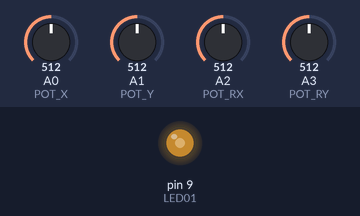
This sketch was run on a simulated Arduino Leonardo, built with avr-gcc and run on an emulated ATmega32U4. On the bench: output pins drawn as LEDs (lit = HIGH). Inputs (shaded band) come from the test bench; at power-on: A3 (POT_RY) = 512, A0 (POT_X) = 512, A1 (POT_Y) = 512, A2 (POT_RX) = 512. USB keyboard and mouse output is not drawn.

Above: at 1.2 s.
1.3 s: A3 (POT_RY) set to 716
At 1.9 s:
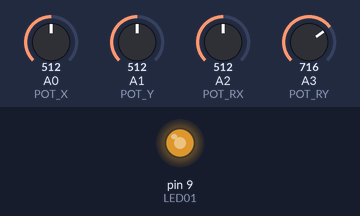
2.8 s: A3 (POT_RY) set to 992
At 4.0 s:
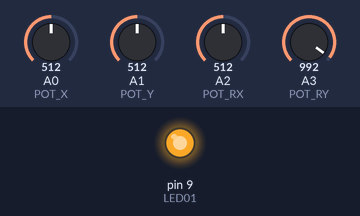
4.3 s: A3 (POT_RY) set to 30
At 5.4 s:
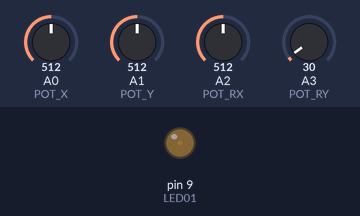
Timing chart, 0 to 7.3 s (numbered marks = the images above; inputs shaded):
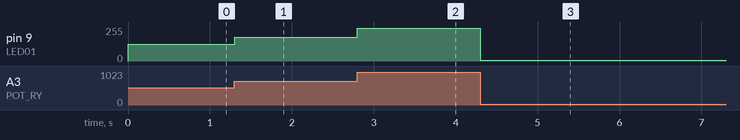

Measured:
- after the input at 1.3 s, pin 9 (LED01): 127/255 → 178/255 at once
- after the input at 2.8 s, pin 9 (LED01): 178/255 → 247/255 at once
- after the input at 4.3 s, pin 9 (LED01): 247/255 → 7/255 at once

The sketch:

Joystick_F16-ICP.ino
```cpp
// F16-ICP Joystick by Chingkhei Nganba Sapam
// Ref Credit : Les O/Reilly
//
// 4 - Analog Axis for potentiometers.
// 32 - Buttons as Matrix but only 31 will be used as buttons.
//
//
// R4:C5 - Led1 and Led2 Control (states: 0-off, 1-on (Led01), 2-on (Led02))
//
//


#include <Keypad.h>
#include <Joystick.h>

#define NUMBUTTONS 32
#define NUMROWS 4
#define NUMCOLS 8
#define NUMHATS 0
#define LED_ROW 3
#define LED_COL 4
#define UPDATEAXIS 1000
#define LED_BUTTON 0
#define TOGGLE02_DN 23

//set AXIS positions
int VAL_X = 0;
int VAL_Y = 0;
int VAL_RX = 0;
int VAL_RY = 0;
long LASTMIL = 0;

byte POT_X = A0;
byte POT_Y = A1;
byte POT_RX = A2;
byte POT_RY = A3;
byte LED01 = 9;
byte LED02 = 0;

byte ledSwitch = 0;
int potVal = 0;
int potValX = 0;
int potValY = 0;
int potValRx = 0;
int potValRy = 0;

byte backlitMode = 0; // 0: off, 1: dim LED, 2: bright LED

unsigned long prevTime = millis();
unsigned long curTime = millis();

//define the symbols on the buttons of the keypads
byte buttons[NUMROWS][NUMCOLS] = {
  { 0, 1, 2, 3, 4, 5, 6, 7},
  { 8, 9,10,11,12,13,14,15},
  {16,17,18,19,20,21,22,23},
  {24,25,26,27,28,29,30,31},
};

byte rowPins[NUMROWS] = {10,16,14,15}; //connect to the row pinouts of the keypad
byte colPins[NUMCOLS] = {1,2,3,4,5,6,7,8}; //connect to the column pinouts of the keypad

Keypad buttIPC = Keypad( makeKeymap(buttons), rowPins, colPins, NUMROWS, NUMCOLS);

//initialize an Joystick with 32 buttons;
Joystick_ Joystick(JOYSTICK_DEFAULT_REPORT_ID,
  JOYSTICK_TYPE_JOYSTICK, NUMBUTTONS, NUMHATS,
  true, true, false, true, true, false,
  false, false, false, false, false);

void setup() {
  /**
  pinMode(LED01, OUTPUT);
  pinMode(LED02, OUTPUT);
  **/
  // initialize serial communication at 9600 bits per second:
  Serial.begin(9600);

  analogWrite(LED01, 125);

  // put your setup code here, to run once:
  Joystick.setXAxisRange(0, 1023);
  Joystick.setYAxisRange(0, 1023);
  Joystick.setRxAxisRange(0, 1023);
  Joystick.setRyAxisRange(0, 1023);
  Joystick.begin();

  // initialize the pots
  //potVal = analogRead(POT_X);
  Joystick.setXAxis(1);
  //VAL_X = potVal;

  //potVal = analogRead(POT_Y);
  Joystick.setYAxis(1);
  //VAL_Y = potVal;

  //potVal = analogRead(POT_RX);
  Joystick.setRxAxis(1);
  //VAL_RX = potVal;

  //potVal = analogRead(POT_RY);
  Joystick.setRxAxis(1);
  //VAL_RY = potVal;

}

void loop() {
  // put your main code here, to run repeatedly:
  CheckAllButtons();
  CheckAllAxis();
}

void CheckAllAxis(void) {
  // Check and update the position of all axis.
  //curTime = millis();

  potValX = analogRead(POT_X);
  if ( potValX != VAL_X ) {
    Joystick.setXAxis(potValX);
    VAL_X = potValX;
  }


  potValY = analogRead(POT_Y);
  if ( potValY != VAL_Y ) {
    Joystick.setYAxis(potValY);
    VAL_Y = potValY;
  }

  potValRx = analogRead(POT_RX);
  if ( potValRx != VAL_RX ) {
    Joystick.setRxAxis(potValRx);
    VAL_RX = potValRx;
  }

  potValRy = analogRead(POT_RY);
  if ( potValRy != VAL_RY ) {
    Joystick.setRyAxis(potValRy);
    VAL_RY = potValRy;
    int intensity = map(potValRy, 0, 1023, 0, 255);
    analogWrite(LED01, intensity);
  }

}

/**
void UpdateLedBacklit(void) {
  backlitMode = (backlitMode + 1)%3;
  analogWrite(LED01, intensity);
  switch (backlitMode) {
    case 0:
          digitalWrite(LED01, LOW);
          digitalWrite(LED02, LOW);
          break;
    case 1:
          digitalWrite(LED01, HIGH);
          digitalWrite(LED02, LOW);
          break;
    case 2:
          digitalWrite(LED01, LOW);
          digitalWrite(LED02, HIGH);
          break;
  }
}
**/

void CheckAllButtons(void) {

    if (buttIPC.getKeys())
    {
       for (int i=0; i<LIST_MAX; i++)   // Scan the whole key list.
        {
           if ( buttIPC.key[i].stateChanged )   // Only find keys that have changed state.
            {
              byte key_val = byte(buttIPC.key[i].kchar);
            switch (buttIPC.key[i].kstate) {  // Report active key state : IDLE, PRESSED, HOLD, or RELEASED
                    case PRESSED:
                    case HOLD:
                              Joystick.setButton(buttIPC.key[i].kchar, 1);

                              Serial.println(key_val);
                              /**
                              switch ( key_val ) {
                                case 22:
                                case 23:
                                case 29:
                                case 30:
                                      // Toggle Latch Switch so release it after 100ms
                                      delay(100);
                                      Joystick.setButton(buttIPC.key[i].kchar, 0);
                              }
                              **/
                              break;
                    case RELEASED:
                    case IDLE:
                              Joystick.setButton(buttIPC.key[i].kchar, 0);
                              /**
                              switch ( key_val ) {
                                case 22:
                                case 23:
                                      Joystick.setButton(32, 1);
                                      Serial.println(33);
                                      delay(100);
                                      Joystick.setButton(32, 0);
                                      break;
                                case 29:
                                case 30:
                                      Joystick.setButton(33, 1);
                                      Serial.println(34);
                                      delay(100);
                                      Joystick.setButton(33, 0);
                                      break;
                              }
                              **/
                              break;

            }
           }
         }

     }
}
```
